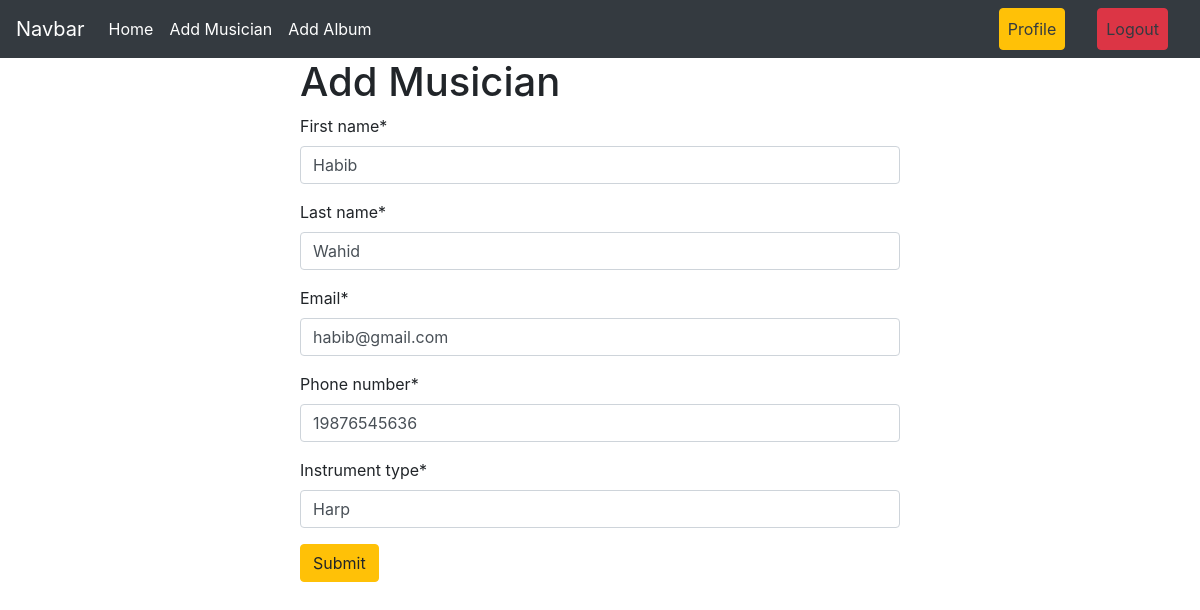
/musician/edit_musician/15 (signed in), run on the app's committed database.
### Musician/models.py (models this page shows, shortened)
class musician(models.Model):
    first_name= models.CharField(max_length=100)
    last_name= models.CharField(max_length=100)
    email = models.EmailField()
    phone_number = models.IntegerField()
    instrument_type = models.CharField(max_length=100)

### Musician/views.py (the view)
# urls.py: path('edit_musician/<int:id>',views.EditmusicianView.as_view(),name='edit_musician')
@method_decorator(login_required, name='dispatch')
class EditmusicianView(UpdateView):
    model = models.musician
    form_class = forms.musicianForm
    template_name = 'add_musician.html'
    pk_url_kwarg = 'id'
    success_url = reverse_lazy('homepage')

### Musician/forms.py
class musicianForm(forms.ModelForm):
    class Meta:
        model=musician
        fields='__all__'

### Musician/templates/add_musician.html (shortened to what this page needs)
{% extends "base.html" %}
{%  load crispy_forms_tags %}
{% block content %}
<form style="width:50% ; margin : auto" method="post">
    <h1>Add Musician</h1>
   {{form | crispy}}
<button class="btn btn-warning">Submit</button>
</form>
{% endblock content %}

### data on the page
musician: first_name "Habib", last_name "Wahid", email "habib@gmail.com", phone_number "19876545636", instrument_type "Harp"
